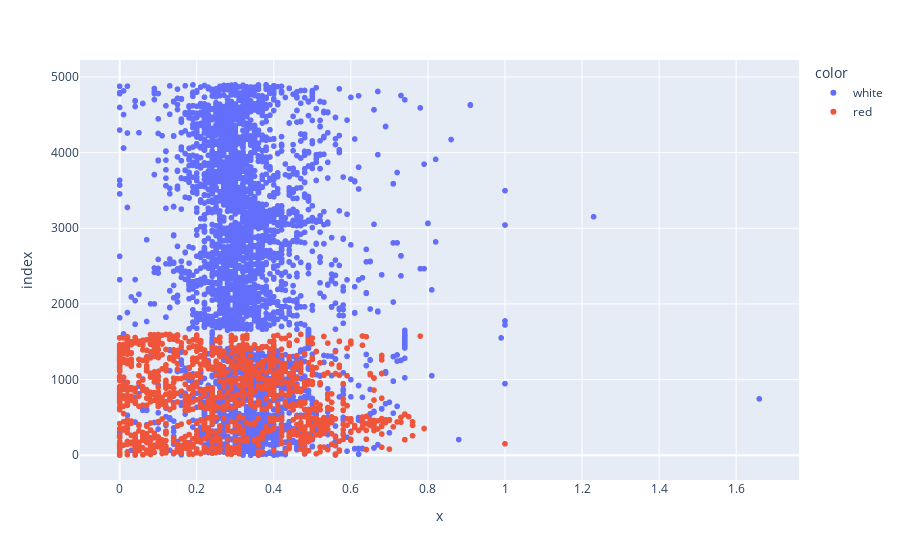
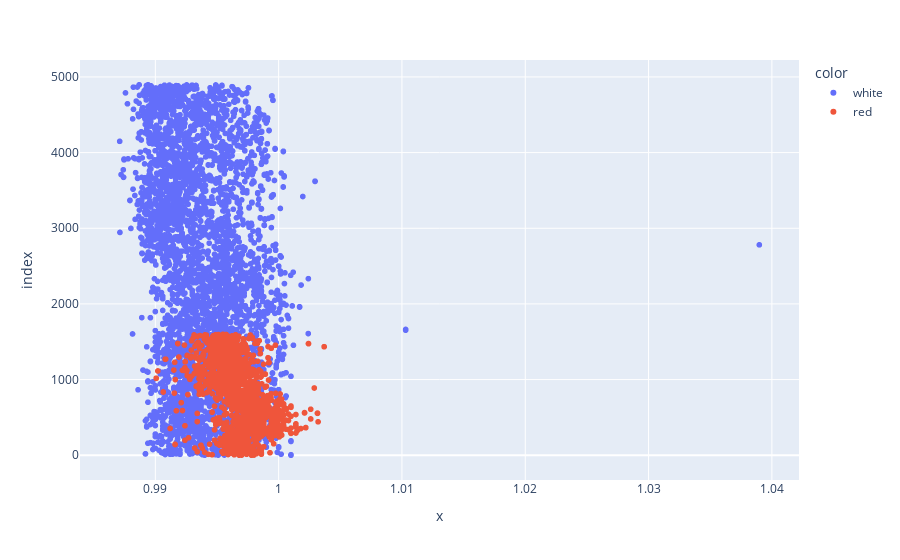

Notebook code for these charts, in order:
### Code cell
# def _plot(x,y,z):
import plotly.express as px

x,y,z = (w['pH'],w['citric acid'],w['color'])
fig1  = px.scatter(x, y ,color=z ,   size_max=60)

fig1.show()

x,y,z = (w['alcohol'],w['density'],w['color'])
fig2  = px.scatter(x, y ,color=z )
fig2.show()


# , label="f("+x.name +")="+y.name )
# ax.plot(x, y, "o", label="f("+x.name +")="+y.name  )
# ax.plot(x, np.where(z==1, y, None),"," , color="red", label="f("+x.name +")="+y.name )
# ax.plot(x, np.where(z==0, y, None), "," ,color="grey")
# ax.legend(loc="best")


# def _plot(x,y,z):
#     import plotly.express as px
#     fig, ax = plt.subplots(figsize=(3, 3))
#     # ax.plot(x, y, "o", label="f("+x.name +")="+y.name  )
#     ax.plot(x, np.where(z==1, y, None),"," , color="red", label="f("+x.name +")="+y.name )
#     ax.plot(x, np.where(z==0, y, None), "," ,color="grey")
#     ax.legend(loc="best")
#     return fig

### Figure 1 — Plotly figure (JSON) as saved in the notebook; plotly's stock layout.template omitted (floating-point values rounded to 4 significant figures; data arrays with more than 128 entries replaced by an {"elided": "..."} marker saying what was removed)
{"data": [{"hovertemplate": "color=white<br>x=%{x}<br>index=%{y}<extra></extra>", "legendgroup": "white", "marker": {"color": "#636efa", "symbol": "circle"}, "mode": "markers", "name": "white", "showlegend": true, "type": "scattergl", "x": {"elided": "4898 float values"}, "xaxis": "x", "y": {"elided": "4898 int values"}, "yaxis": "y"}, {"hovertemplate": "color=red<br>x=%{x}<br>index=%{y}<extra></extra>", "legendgroup": "red", "marker": {"color": "#EF553B", "symbol": "circle"}, "mode": "markers", "name": "red", "showlegend": true, "type": "scattergl", "x": {"elided": "1599 float values"}, "xaxis": "x", "y": {"elided": "1599 int values"}, "yaxis": "y"}], "layout": {"legend": {"title": {"text": "color"}, "tracegroupgap": 0}, "margin": {"t": 60}, "xaxis": {"anchor": "y", "domain": [0, 1], "title": {"text": "x"}}, "yaxis": {"anchor": "x", "domain": [0, 1], "title": {"text": "index"}}}}

### Figure 2 — Plotly figure (JSON) as saved in the notebook; plotly's stock layout.template omitted (floating-point values rounded to 4 significant figures; data arrays with more than 128 entries replaced by an {"elided": "..."} marker saying what was removed)
{"data": [{"hovertemplate": "color=white<br>x=%{x}<br>index=%{y}<extra></extra>", "legendgroup": "white", "marker": {"color": "#636efa", "symbol": "circle"}, "mode": "markers", "name": "white", "showlegend": true, "type": "scattergl", "x": {"elided": "4898 float values"}, "xaxis": "x", "y": {"elided": "4898 int values"}, "yaxis": "y"}, {"hovertemplate": "color=red<br>x=%{x}<br>index=%{y}<extra></extra>", "legendgroup": "red", "marker": {"color": "#EF553B", "symbol": "circle"}, "mode": "markers", "name": "red", "showlegend": true, "type": "scattergl", "x": {"elided": "1599 float values"}, "xaxis": "x", "y": {"elided": "1599 int values"}, "yaxis": "y"}], "layout": {"legend": {"title": {"text": "color"}, "tracegroupgap": 0}, "margin": {"t": 60}, "xaxis": {"anchor": "y", "domain": [0, 1], "title": {"text": "x"}}, "yaxis": {"anchor": "x", "domain": [0, 1], "title": {"text": "index"}}}}
